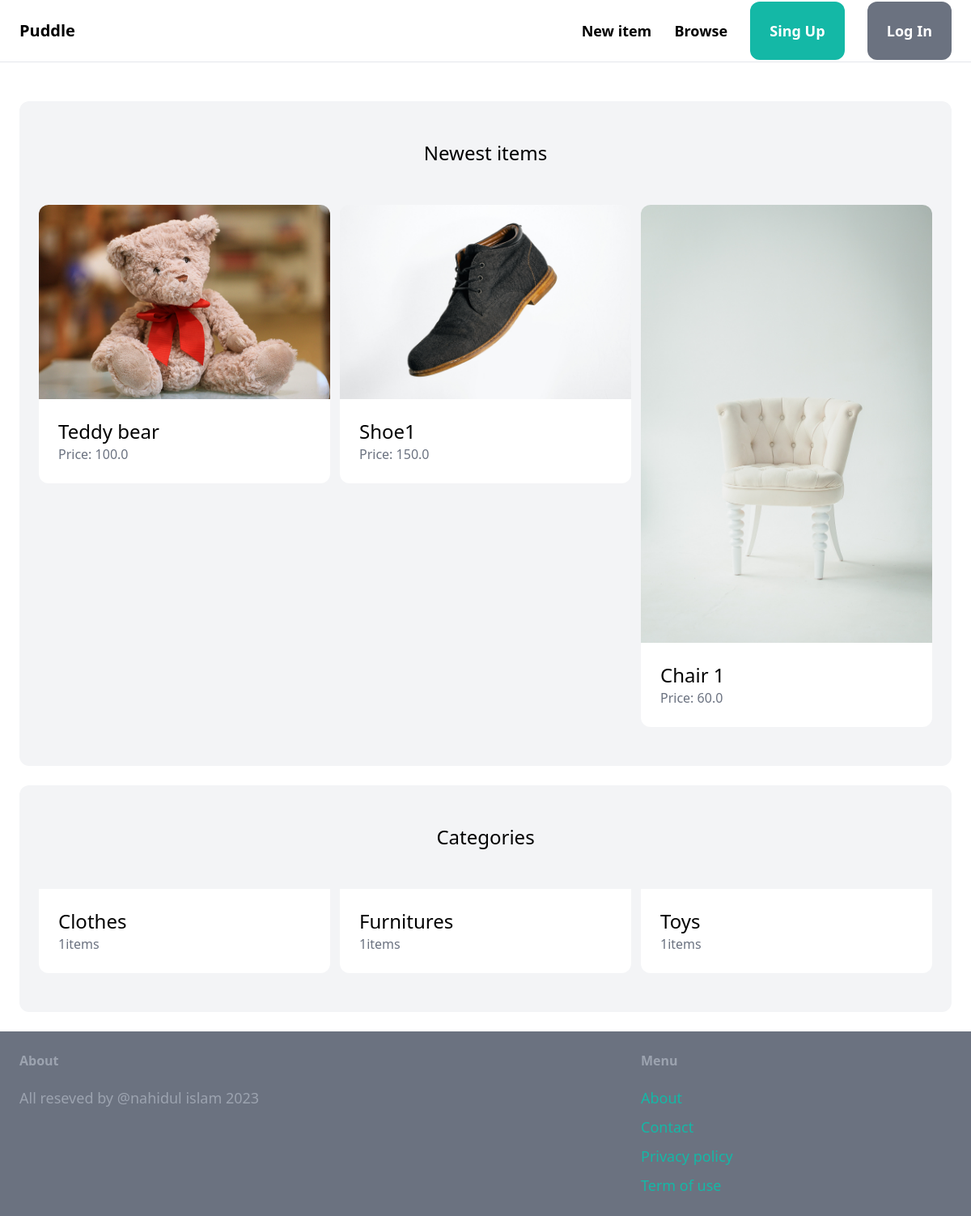
The page / on the database its author committed.
### item/models.py (models this page shows, shortened)
class Item(models.Model):
    category = models.ForeignKey(Category,related_name='items', on_delete= models.CASCADE)
    name = models.CharField(max_length=255)
    description = models.TextField(blank=True,null=True)
    price = models.FloatField()
    image = models.ImageField(upload_to='item_images', blank= True, null=True)
    is_sold = models.BooleanField(default=False)
    created_by = models.ForeignKey(User, related_name='items',on_delete=models.CASCADE)
    created_at =models.DateTimeField(auto_now_add=True)

class Category(models.Model):
    name = models.CharField(max_length=255)
    class Meta:
        ordering =('name',)
        verbose_name_plural = 'Categories'

### core/views.py (the view)
# urls.py: path('',index, name='index' ),
def index(request):
    items = Item.objects.filter(is_sold= False)[0:6]
    categories = Category.objects.all()
    return render(request, 'core/index.html',{
        'categories': categories,
        'items': items,
    })

### core/templates/core/index.html (shortened to what this page needs)
{% extends 'core/base.html' %}
{% block content %}
<div class="mt-6 px-6 py-12 bg-gray-100 rounded-xl">
    <h2 class="mb-12 text-2xl text-center">Newest items</h2>
    <div class="grid grid-cols-3 gap-3">
        {% for item in items %}
        <div>
            <a href="#">
                <div>
                    <img src="{{item.image.url}}" class="rounded-t-xl">
                </div>
                <div class="p-6 bg-white rounded-b-xl">
                    <h2 class="text-2xl">{{item.name}}</h2>
                    <p class="text-gray-500">Price: {{item.price}}</p>
                </div>
            </a>
        </div>
        {% endfor %}
    </div>
</div>
<div class="mt-6 px-6 py-12 bg-gray-100 rounded-xl">
    <h2 class="mb-12 text-2xl text-center"> Categories</h2>
    <div class="grid grid-cols-3 gap-3">
        {% for category in categories %}
        <div>
            <a href="#">
                <div class="p-6 bg-white rounded-b-xl">
                    <h2 class="text-2xl">{{category.name}}</h2>
                    <p class="text-gray-500">{{category.items.count}}items</p>
                </div>
            </a>
        </div>
        {% endfor %}
    </div>
</div>
{% endblock %}

### core/templates/core/base.html (shortened to what this page needs)
<!DOCTYPE html>
<html>
    <head>
        <script src="https://cdn.tailwindcss.com"></script>
    </head>
    <body>
        <nav class="py-6 px-6 flex justify-between items-center border-b border-gray-200">
            <a href="/" class="text-xl font-semibold">Puddle</a>
            <div class="space-x-6">
                <a href="#" class="text-lg font-semibold hover:text-gray-500">New item</a>
                <a href="#" class="text-lg font-semibold hover:text-gray-500">Browse</a>
                <a href="#", class="px-6 py-6 text-lg font-semibold bg-teal-500 text-white rounded-xl hover:bg-teal-700 ">Sing Up</a>
                <a href="#", class="px-6 py-6 text-lg font-semibold bg-gray-500 text-white rounded-xl hover:bg-gray-700 ">Log In</a>
            </div>
        </nav>
        <div class="px-6 py-6">
            {% block content %}
            {% endblock %}
        </div>
        <footer class="py-6 px-6 flex justify-between bg-gray-500">
            <div class="w-2/3 pr-10">
                <h3 class="mb-5 font-semibold text-gray-400">About</h3>
                <p class="text-lg text-gray-400">All reseved by @nahidul islam 2023</p>
            </div>
            <div class="w-1/3">
                <h3 class="mb-5 font-semibold text-gray-400">Menu</h3>
                <ul class="space-y-2">
                    <li><a href="#" class="text-lg text-teal-500 hover:text-teal-700">About</a></li>
                    <li><a href="{% url 'contact'%}" class="text-lg text-teal-500 hover:text-teal-700">Contact</a></li>
                    <li><a href="#" class="text-lg text-teal-500 hover:text-teal-700">Privacy policy </a></li>
                    <li><a href="#" class="text-lg text-teal-500 hover:text-teal-700">Term of use </a></li>
                </ul>
            </div>
        </footer>
    </body>
</html>

### rows shown on the page
Item: image (picture), name "Teddy bear", price "100.0"
Item: image (picture), name "Shoe1", price "150.0"
Item: image (picture), name "Chair 1", price "60.0"
Category: name "Clothes", items.count "1"
Category: name "Furnitures", items.count "1"
Category: name "Toys", items.count "1"
